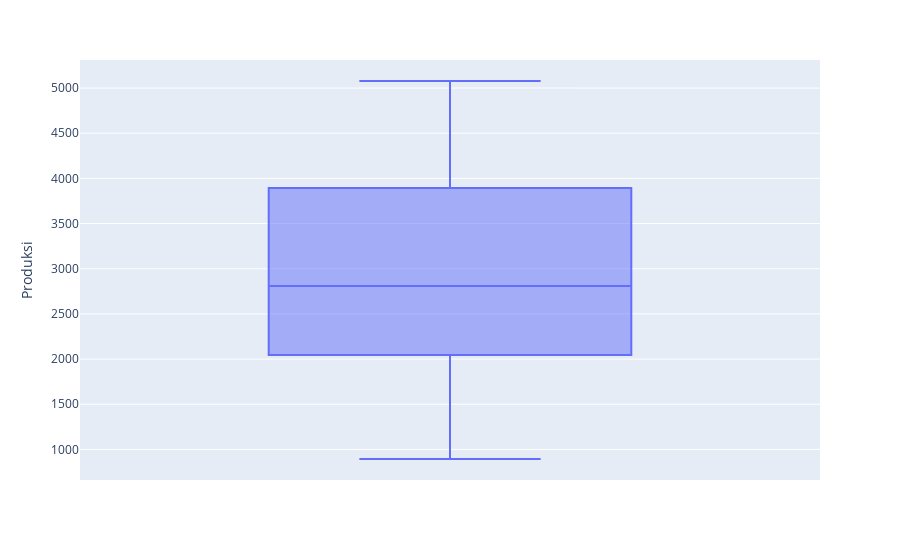

Source (notebook cell):
### Code cell
fig = px.box(dataset_bawang, y='Produksi')
fig.show()

### Figure 1 — Plotly figure (JSON) as saved in the notebook; plotly's stock layout.template omitted (floating-point values rounded to 4 significant figures)
{"data": [{"alignmentgroup": "True", "hovertemplate": "Produksi=%{y}<extra></extra>", "legendgroup": "", "marker": {"color": "#636efa"}, "name": "", "notched": false, "offsetgroup": "", "orientation": "v", "showlegend": false, "type": "box", "x0": " ", "xaxis": "x", "y": [3459, 4607, 2848, 2998, 4328, 5078, 2768, 2587, 2313, 1775, 1586, 894], "y0": " ", "yaxis": "y"}], "layout": {"boxmode": "group", "legend": {"tracegroupgap": 0}, "margin": {"t": 60}, "xaxis": {"anchor": "y", "domain": [0, 1]}, "yaxis": {"anchor": "x", "domain": [0, 1], "title": {"text": "Produksi"}}}}
